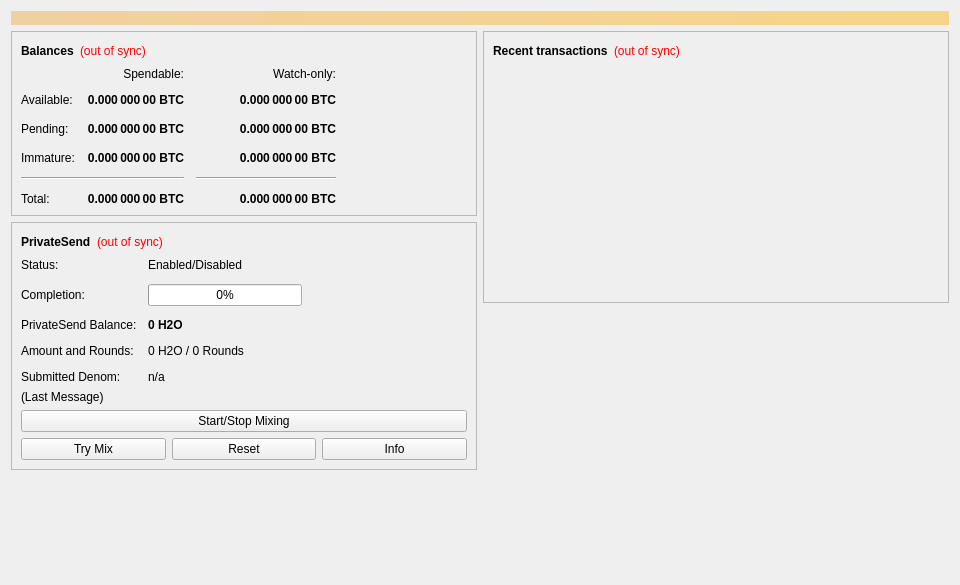
<?xml version="1.0" encoding="UTF-8"?>
<ui version="4.0">
 <class>OverviewPage</class>
 <widget class="QWidget" name="OverviewPage">
  <property name="geometry">
   <rect>
    <x>0</x>
    <y>0</y>
    <width>960</width>
    <height>585</height>
   </rect>
  </property>
  <property name="minimumSize">
   <size>
    <width>960</width>
    <height>0</height>
   </size>
  </property>
  <property name="windowTitle">
   <string>Form</string>
  </property>
  <layout class="QVBoxLayout" name="topLayout">
   <item>
    <widget class="QLabel" name="labelAlerts">
     <property name="visible">
      <bool>false</bool>
     </property>
     <property name="styleSheet">
      <string notr="true">background-color: qlineargradient(x1: 0, y1: 0, x2: 1, y2: 0, stop:0 #F0D0A0, stop:1 #F8D488); color:#000000;</string>
     </property>
     <property name="wordWrap">
      <bool>true</bool>
     </property>
     <property name="margin">
      <number>3</number>
     </property>
    </widget>
   </item>
   <item>
    <layout class="QHBoxLayout" name="horizontalLayout" stretch="1,1">
     <item>
      <layout class="QVBoxLayout" name="verticalLayout_2">
       <item>
        <widget class="QFrame" name="frame">
         <property name="frameShape">
          <enum>QFrame::StyledPanel</enum>
         </property>
         <property name="frameShadow">
          <enum>QFrame::Raised</enum>
         </property>
         <layout class="QVBoxLayout" name="verticalLayout_4">
          <item>
           <layout class="QHBoxLayout" name="horizontalLayout_4">
            <item>
             <widget class="QLabel" name="label_5">
              <property name="font">
               <font>
                <weight>75</weight>
                <bold>true</bold>
               </font>
              </property>
              <property name="text">
               <string>Balances</string>
              </property>
             </widget>
            </item>
            <item>
             <widget class="QLabel" name="labelWalletStatus">
              <property name="toolTip">
               <string>The displayed information may be out of date. Your wallet automatically synchronizes with the H2O network after a connection is established, but this process has not completed yet.</string>
              </property>
              <property name="styleSheet">
               <string notr="true">QLabel { color: red; }</string>
              </property>
              <property name="text">
               <string notr="true">(out of sync)</string>
              </property>
              <property name="alignment">
               <set>Qt::AlignLeading|Qt::AlignLeft|Qt::AlignVCenter</set>
              </property>
             </widget>
            </item>
            <item>
             <spacer name="horizontalSpacer_3">
              <property name="orientation">
               <enum>Qt::Horizontal</enum>
              </property>
              <property name="sizeHint" stdset="0">
               <size>
                <width>40</width>
                <height>20</height>
               </size>
              </property>
             </spacer>
            </item>
           </layout>
          </item>
          <item>
           <layout class="QGridLayout" name="gridLayout">
            <property name="spacing">
             <number>12</number>
            </property>
            <item row="2" column="2">
             <widget class="QLabel" name="labelWatchPending">
              <property name="font">
               <font>
                <weight>75</weight>
                <bold>true</bold>
               </font>
              </property>
              <property name="cursor">
               <cursorShape>IBeamCursor</cursorShape>
              </property>
              <property name="toolTip">
               <string>Unconfirmed transactions to watch-only addresses</string>
              </property>
              <property name="text">
               <string notr="true">0.000 000 00 BTC</string>
              </property>
              <property name="alignment">
               <set>Qt::AlignRight|Qt::AlignTrailing|Qt::AlignVCenter</set>
              </property>
              <property name="textInteractionFlags">
               <set>Qt::LinksAccessibleByMouse|Qt::TextSelectableByKeyboard|Qt::TextSelectableByMouse</set>
              </property>
             </widget>
            </item>
            <item row="2" column="1">
             <widget class="QLabel" name="labelUnconfirmed">
              <property name="font">
               <font>
                <weight>75</weight>
                <bold>true</bold>
               </font>
              </property>
              <property name="cursor">
               <cursorShape>IBeamCursor</cursorShape>
              </property>
              <property name="toolTip">
               <string>Total of transactions that have yet to be confirmed, and do not yet count toward the spendable balance</string>
              </property>
              <property name="text">
               <string notr="true">0.000 000 00 BTC</string>
              </property>
              <property name="alignment">
               <set>Qt::AlignRight|Qt::AlignTrailing|Qt::AlignVCenter</set>
              </property>
              <property name="textInteractionFlags">
               <set>Qt::LinksAccessibleByMouse|Qt::TextSelectableByKeyboard|Qt::TextSelectableByMouse</set>
              </property>
             </widget>
            </item>
            <item row="3" column="2">
             <widget class="QLabel" name="labelWatchImmature">
              <property name="font">
               <font>
                <weight>75</weight>
                <bold>true</bold>
               </font>
              </property>
              <property name="cursor">
               <cursorShape>IBeamCursor</cursorShape>
              </property>
              <property name="toolTip">
               <string>Mined balance in watch-only addresses that has not yet matured</string>
              </property>
              <property name="text">
               <string notr="true">0.000 000 00 BTC</string>
              </property>
              <property name="alignment">
               <set>Qt::AlignRight|Qt::AlignTrailing|Qt::AlignVCenter</set>
              </property>
              <property name="textInteractionFlags">
               <set>Qt::LinksAccessibleByMouse|Qt::TextSelectableByKeyboard|Qt::TextSelectableByMouse</set>
              </property>
             </widget>
            </item>
            <item row="4" column="0" colspan="2">
             <widget class="Line" name="lineSpendableBalance">
              <property name="orientation">
               <enum>Qt::Horizontal</enum>
              </property>
             </widget>
            </item>
            <item row="4" column="2">
             <widget class="Line" name="lineWatchBalance">
              <property name="sizePolicy">
               <sizepolicy hsizetype="Preferred" vsizetype="Fixed">
                <horstretch>0</horstretch>
                <verstretch>0</verstretch>
               </sizepolicy>
              </property>
              <property name="minimumSize">
               <size>
                <width>140</width>
                <height>0</height>
               </size>
              </property>
              <property name="orientation">
               <enum>Qt::Horizontal</enum>
              </property>
             </widget>
            </item>
            <item row="5" column="0">
             <widget class="QLabel" name="labelTotalText">
              <property name="text">
               <string>Total:</string>
              </property>
             </widget>
            </item>
            <item row="3" column="1">
             <widget class="QLabel" name="labelImmature">
              <property name="font">
               <font>
                <weight>75</weight>
                <bold>true</bold>
               </font>
              </property>
              <property name="cursor">
               <cursorShape>IBeamCursor</cursorShape>
              </property>
              <property name="toolTip">
               <string>Mined balance that has not yet matured</string>
              </property>
              <property name="text">
               <string notr="true">0.000 000 00 BTC</string>
              </property>
              <property name="alignment">
               <set>Qt::AlignRight|Qt::AlignTrailing|Qt::AlignVCenter</set>
              </property>
              <property name="textInteractionFlags">
               <set>Qt::LinksAccessibleByMouse|Qt::TextSelectableByKeyboard|Qt::TextSelectableByMouse</set>
              </property>
             </widget>
            </item>
            <item row="2" column="3">
             <spacer name="horizontalSpacer_2">
              <property name="orientation">
               <enum>Qt::Horizontal</enum>
              </property>
              <property name="sizeHint" stdset="0">
               <size>
                <width>40</width>
                <height>20</height>
               </size>
              </property>
             </spacer>
            </item>
            <item row="3" column="0">
             <widget class="QLabel" name="labelImmatureText">
              <property name="text">
               <string>Immature:</string>
              </property>
             </widget>
            </item>
            <item row="5" column="1">
             <widget class="QLabel" name="labelTotal">
              <property name="font">
               <font>
                <weight>75</weight>
                <bold>true</bold>
               </font>
              </property>
              <property name="cursor">
               <cursorShape>IBeamCursor</cursorShape>
              </property>
              <property name="toolTip">
               <string>Your current total balance</string>
              </property>
              <property name="text">
               <string notr="true">0.000 000 00 BTC</string>
              </property>
              <property name="alignment">
               <set>Qt::AlignRight|Qt::AlignTrailing|Qt::AlignVCenter</set>
              </property>
              <property name="textInteractionFlags">
               <set>Qt::LinksAccessibleByMouse|Qt::TextSelectableByKeyboard|Qt::TextSelectableByMouse</set>
              </property>
             </widget>
            </item>
            <item row="5" column="2">
             <widget class="QLabel" name="labelWatchTotal">
              <property name="font">
               <font>
                <weight>75</weight>
                <bold>true</bold>
               </font>
              </property>
              <property name="cursor">
               <cursorShape>IBeamCursor</cursorShape>
              </property>
              <property name="toolTip">
               <string>Current total balance in watch-only addresses</string>
              </property>
              <property name="text">
               <string notr="true">0.000 000 00 BTC</string>
              </property>
              <property name="alignment">
               <set>Qt::AlignRight|Qt::AlignTrailing|Qt::AlignVCenter</set>
              </property>
              <property name="textInteractionFlags">
               <set>Qt::LinksAccessibleByMouse|Qt::TextSelectableByKeyboard|Qt::TextSelectableByMouse</set>
              </property>
             </widget>
            </item>
            <item row="0" column="2">
             <widget class="QLabel" name="labelWatchonly">
              <property name="text">
               <string>Watch-only:</string>
              </property>
              <property name="alignment">
               <set>Qt::AlignRight|Qt::AlignTrailing|Qt::AlignVCenter</set>
              </property>
             </widget>
            </item>
            <item row="1" column="0">
             <widget class="QLabel" name="labelBalanceText">
              <property name="text">
               <string>Available:</string>
              </property>
             </widget>
            </item>
            <item row="1" column="1">
             <widget class="QLabel" name="labelBalance">
              <property name="font">
               <font>
                <weight>75</weight>
                <bold>true</bold>
               </font>
              </property>
              <property name="cursor">
               <cursorShape>IBeamCursor</cursorShape>
              </property>
              <property name="toolTip">
               <string>Your current spendable balance</string>
              </property>
              <property name="text">
               <string notr="true">0.000 000 00 BTC</string>
              </property>
              <property name="alignment">
               <set>Qt::AlignRight|Qt::AlignTrailing|Qt::AlignVCenter</set>
              </property>
              <property name="textInteractionFlags">
               <set>Qt::LinksAccessibleByMouse|Qt::TextSelectableByKeyboard|Qt::TextSelectableByMouse</set>
              </property>
             </widget>
            </item>
            <item row="1" column="2">
             <widget class="QLabel" name="labelWatchAvailable">
              <property name="font">
               <font>
                <weight>75</weight>
                <bold>true</bold>
               </font>
              </property>
              <property name="cursor">
               <cursorShape>IBeamCursor</cursorShape>
              </property>
              <property name="toolTip">
               <string>Your current balance in watch-only addresses</string>
              </property>
              <property name="text">
               <string notr="true">0.000 000 00 BTC</string>
              </property>
              <property name="alignment">
               <set>Qt::AlignRight|Qt::AlignTrailing|Qt::AlignVCenter</set>
              </property>
              <property name="textInteractionFlags">
               <set>Qt::LinksAccessibleByMouse|Qt::TextSelectableByKeyboard|Qt::TextSelectableByMouse</set>
              </property>
             </widget>
            </item>
            <item row="2" column="0">
             <widget class="QLabel" name="labelPendingText">
              <property name="text">
               <string>Pending:</string>
              </property>
             </widget>
            </item>
            <item row="0" column="1">
             <widget class="QLabel" name="labelSpendable">
              <property name="text">
               <string>Spendable:</string>
              </property>
              <property name="alignment">
               <set>Qt::AlignRight|Qt::AlignTrailing|Qt::AlignVCenter</set>
              </property>
             </widget>
            </item>
           </layout>
          </item>
         </layout>
        </widget>
       </item>
       <item>
        <widget class="QFrame" name="framePrivateSend">
         <property name="layoutDirection">
          <enum>Qt::LeftToRight</enum>
         </property>
         <property name="frameShape">
          <enum>QFrame::StyledPanel</enum>
         </property>
         <property name="frameShadow">
          <enum>QFrame::Raised</enum>
         </property>
         <layout class="QVBoxLayout" name="VerticalLayout_PS1">
          <item>
           <layout class="QHBoxLayout" name="horizontalLayout_5">
            <item>
             <widget class="QLabel" name="labelPrivateSendHeader">
              <property name="font">
               <font>
                <weight>75</weight>
                <bold>true</bold>
               </font>
              </property>
              <property name="text">
               <string>PrivateSend</string>
              </property>
             </widget>
            </item>
            <item>
             <widget class="QLabel" name="labelPrivateSendSyncStatus">
              <property name="toolTip">
               <string>The displayed information may be out of date. Your wallet automatically synchronizes with the H2O network after a connection is established, but this process has not completed yet.</string>
              </property>
              <property name="styleSheet">
               <string notr="true">QLabel { color: red; }</string>
              </property>
              <property name="text">
               <string notr="true">(out of sync)</string>
              </property>
              <property name="alignment">
               <set>Qt::AlignLeading|Qt::AlignLeft|Qt::AlignVCenter</set>
              </property>
             </widget>
            </item>
            <item>
             <spacer name="horizontalSpacer_4">
              <property name="orientation">
               <enum>Qt::Horizontal</enum>
              </property>
              <property name="sizeHint" stdset="0">
               <size>
                <width>40</width>
                <height>20</height>
               </size>
              </property>
             </spacer>
            </item>
           </layout>
          </item>
          <item>
           <layout class="QFormLayout" name="privateSendFormLayout">
            <property name="fieldGrowthPolicy">
             <enum>QFormLayout::AllNonFixedFieldsGrow</enum>
            </property>
            <property name="horizontalSpacing">
             <number>11</number>
            </property>
            <property name="verticalSpacing">
             <number>12</number>
            </property>
            <item row="0" column="0">
             <widget class="QLabel" name="labelPrivateSendEnabledText">
              <property name="text">
               <string>Status:</string>
              </property>
             </widget>
            </item>
            <item row="0" column="1">
             <widget class="QLabel" name="labelPrivateSendEnabled">
              <property name="text">
               <string>Enabled/Disabled</string>
              </property>
             </widget>
            </item>
            <item row="1" column="0">
             <widget class="QLabel" name="labelCompletitionText">
              <property name="text">
               <string>Completion:</string>
              </property>
             </widget>
            </item>
            <item row="1" column="1">
             <widget class="QProgressBar" name="privateSendProgress">
              <property name="maximumSize">
               <size>
                <width>154</width>
                <height>16777215</height>
               </size>
              </property>
              <property name="value">
               <number>0</number>
              </property>
             </widget>
            </item>
            <item row="2" column="0">
             <widget class="QLabel" name="labelAnonymizedText">
              <property name="text">
               <string>PrivateSend Balance:</string>
              </property>
             </widget>
            </item>
            <item row="2" column="1">
             <widget class="QLabel" name="labelAnonymized">
              <property name="font">
               <font>
                <weight>75</weight>
                <bold>true</bold>
               </font>
              </property>
              <property name="text">
               <string notr="true">0 H2O</string>
              </property>
             </widget>
            </item>
            <item row="3" column="0">
             <widget class="QLabel" name="labelAmountAndRoundsText">
              <property name="text">
               <string>Amount and Rounds:</string>
              </property>
             </widget>
            </item>
            <item row="3" column="1">
             <widget class="QLabel" name="labelAmountRounds">
              <property name="text">
               <string>0 H2O / 0 Rounds</string>
              </property>
             </widget>
            </item>
            <item row="4" column="0">
             <widget class="QLabel" name="labelSubmittedDenomText">
              <property name="text">
               <string>Submitted Denom:</string>
              </property>
             </widget>
            </item>
            <item row="4" column="1">
             <widget class="QLabel" name="labelSubmittedDenom">
              <property name="toolTip">
               <string>The denominations you submitted to the Masternode.&lt;br&gt;To mix, other users must submit the exact same denominations.</string>
              </property>
              <property name="text">
               <string>n/a</string>
              </property>
             </widget>
            </item>
           </layout>
          </item>
          <item>
           <layout class="QVBoxLayout" name="VerticalLayout_PS">
            <item>
             <widget class="QLabel" name="labelPrivateSendLastMessage">
              <property name="text">
               <string>(Last Message)</string>
              </property>
              <property name="alignment">
               <set>Qt::AlignLeading|Qt::AlignLeft|Qt::AlignTop</set>
              </property>
              <property name="wordWrap">
               <bool>true</bool>
              </property>
             </widget>
            </item>
            <item>
             <widget class="QPushButton" name="togglePrivateSend">
              <property name="sizePolicy">
               <sizepolicy hsizetype="MinimumExpanding" vsizetype="Fixed">
                <horstretch>0</horstretch>
                <verstretch>0</verstretch>
               </sizepolicy>
              </property>
              <property name="text">
               <string>Start/Stop Mixing</string>
              </property>
             </widget>
            </item>
            <item>
             <layout class="QHBoxLayout" name="horizontalLayout_debugbuttons">
              <item>
               <widget class="QPushButton" name="privateSendAuto">
                <property name="sizePolicy">
                 <sizepolicy hsizetype="MinimumExpanding" vsizetype="Fixed">
                  <horstretch>0</horstretch>
                  <verstretch>0</verstretch>
                 </sizepolicy>
                </property>
                <property name="toolTip">
                 <string>Try to manually submit a PrivateSend request.</string>
                </property>
                <property name="text">
                 <string>Try Mix</string>
                </property>
               </widget>
              </item>
              <item>
               <widget class="QPushButton" name="privateSendReset">
                <property name="sizePolicy">
                 <sizepolicy hsizetype="MinimumExpanding" vsizetype="Fixed">
                  <horstretch>0</horstretch>
                  <verstretch>0</verstretch>
                 </sizepolicy>
                </property>
                <property name="toolTip">
                 <string>Reset the current status of PrivateSend (can interrupt PrivateSend if it's in the process of Mixing, which can cost you money!)</string>
                </property>
                <property name="autoFillBackground">
                 <bool>false</bool>
                </property>
                <property name="text">
                 <string>Reset</string>
                </property>
               </widget>
              </item>
              <item>
               <widget class="QPushButton" name="privateSendInfo">
                <property name="sizePolicy">
                 <sizepolicy hsizetype="MinimumExpanding" vsizetype="Fixed">
                  <horstretch>0</horstretch>
                  <verstretch>0</verstretch>
                 </sizepolicy>
                </property>
                <property name="toolTip">
                 <string>Information about PrivateSend and Mixing</string>
                </property>
                <property name="text">
                 <string>Info</string>
                </property>
               </widget>
              </item>
             </layout>
            </item>
           </layout>
          </item>
         </layout>
        </widget>
       </item>
       <item>
        <spacer name="verticalSpacer">
         <property name="orientation">
          <enum>Qt::Vertical</enum>
         </property>
         <property name="sizeHint" stdset="0">
          <size>
           <width>20</width>
           <height>40</height>
          </size>
         </property>
        </spacer>
       </item>
      </layout>
     </item>
     <item>
      <layout class="QVBoxLayout" name="verticalLayout_3">
       <item>
        <widget class="QFrame" name="frame_2">
         <property name="frameShape">
          <enum>QFrame::StyledPanel</enum>
         </property>
         <property name="frameShadow">
          <enum>QFrame::Raised</enum>
         </property>
         <layout class="QVBoxLayout" name="verticalLayout">
          <item>
           <layout class="QHBoxLayout" name="horizontalLayout_2">
            <item>
             <widget class="QLabel" name="label_4">
              <property name="font">
               <font>
                <weight>75</weight>
                <bold>true</bold>
               </font>
              </property>
              <property name="text">
               <string>Recent transactions</string>
              </property>
             </widget>
            </item>
            <item>
             <widget class="QLabel" name="labelTransactionsStatus">
              <property name="toolTip">
               <string>The displayed information may be out of date. Your wallet automatically synchronizes with the H2O network after a connection is established, but this process has not completed yet.</string>
              </property>
              <property name="styleSheet">
               <string notr="true">QLabel { color: red; }</string>
              </property>
              <property name="text">
               <string notr="true">(out of sync)</string>
              </property>
              <property name="alignment">
               <set>Qt::AlignLeading|Qt::AlignLeft|Qt::AlignVCenter</set>
              </property>
             </widget>
            </item>
            <item>
             <spacer name="horizontalSpacer">
              <property name="orientation">
               <enum>Qt::Horizontal</enum>
              </property>
              <property name="sizeHint" stdset="0">
               <size>
                <width>40</width>
                <height>20</height>
               </size>
              </property>
             </spacer>
            </item>
           </layout>
          </item>
          <item>
           <widget class="QListView" name="listTransactions">
            <property name="styleSheet">
             <string notr="true">QListView { background: transparent; }</string>
            </property>
            <property name="frameShape">
             <enum>QFrame::NoFrame</enum>
            </property>
            <property name="verticalScrollBarPolicy">
             <enum>Qt::ScrollBarAlwaysOff</enum>
            </property>
            <property name="horizontalScrollBarPolicy">
             <enum>Qt::ScrollBarAlwaysOff</enum>
            </property>
            <property name="selectionMode">
             <enum>QAbstractItemView::NoSelection</enum>
            </property>
           </widget>
          </item>
         </layout>
        </widget>
       </item>
       <item>
        <spacer name="verticalSpacer_2">
         <property name="orientation">
          <enum>Qt::Vertical</enum>
         </property>
         <property name="sizeHint" stdset="0">
          <size>
           <width>20</width>
           <height>40</height>
          </size>
         </property>
        </spacer>
       </item>
      </layout>
     </item>
    </layout>
   </item>
  </layout>
 </widget>
 <resources/>
 <connections/>
</ui>
